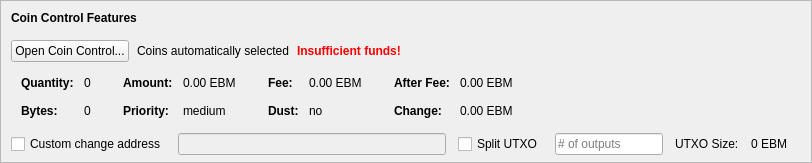
    <widget class="QFrame" name="frameCoinControl">
     <property name="sizePolicy">
      <sizepolicy hsizetype="Expanding" vsizetype="Expanding">
       <horstretch>0</horstretch>
       <verstretch>0</verstretch>
      </sizepolicy>
     </property>
     <property name="maximumSize">
      <size>
       <width>16777215</width>
       <height>16777215</height>
      </size>
     </property>
     <property name="frameShape">
      <enum>QFrame::StyledPanel</enum>
     </property>
     <property name="frameShadow">
      <enum>QFrame::Sunken</enum>
     </property>
     <layout class="QVBoxLayout" name="verticalLayoutCoinControl2">
      <property name="spacing">
       <number>0</number>
      </property>
      <property name="leftMargin">
       <number>0</number>
      </property>
      <property name="topMargin">
       <number>0</number>
      </property>
      <property name="rightMargin">
       <number>0</number>
      </property>
      <property name="bottomMargin">
       <number>6</number>
      </property>
      <item>
       <layout class="QVBoxLayout" name="verticalLayoutCoinControl" stretch="0,0,0,0,1">
        <property name="spacing">
         <number>0</number>
        </property>
        <property name="leftMargin">
         <number>10</number>
        </property>
        <property name="topMargin">
         <number>10</number>
        </property>
        <item>
         <layout class="QHBoxLayout" name="horizontalLayoutCoinControl1">
          <property name="bottomMargin">
           <number>15</number>
          </property>
          <item>
           <widget class="QLabel" name="labelCoinControlFeatures">
            <property name="sizePolicy">
             <sizepolicy hsizetype="Preferred" vsizetype="Maximum">
              <horstretch>0</horstretch>
              <verstretch>0</verstretch>
             </sizepolicy>
            </property>
            <property name="font">
             <font>
              <weight>75</weight>
              <bold>true</bold>
             </font>
            </property>
            <property name="styleSheet">
             <string notr="true">font-weight:bold;</string>
            </property>
            <property name="text">
             <string>Coin Control Features</string>
            </property>
           </widget>
          </item>
         </layout>
        </item>
        <item>
         <layout class="QHBoxLayout" name="horizontalLayoutCoinControl2" stretch="0,0,0,0">
          <property name="spacing">
           <number>8</number>
          </property>
          <property name="bottomMargin">
           <number>10</number>
          </property>
          <item>
           <widget class="QPushButton" name="pushButtonCoinControl">
            <property name="styleSheet">
             <string notr="true"/>
            </property>
            <property name="text">
             <string>Open Coin Control...</string>
            </property>
            <property name="autoDefault">
             <bool>false</bool>
            </property>
           </widget>
          </item>
          <item>
           <widget class="QLabel" name="labelCoinControlAutomaticallySelected">
            <property name="text">
             <string>Coins automatically selected</string>
            </property>
            <property name="margin">
             <number>5</number>
            </property>
           </widget>
          </item>
          <item>
           <widget class="QLabel" name="labelCoinControlInsuffFunds">
            <property name="font">
             <font>
              <weight>75</weight>
              <bold>true</bold>
             </font>
            </property>
            <property name="styleSheet">
             <string notr="true">color:red;font-weight:bold;</string>
            </property>
            <property name="text">
             <string>Insufficient funds!</string>
            </property>
            <property name="margin">
             <number>5</number>
            </property>
           </widget>
          </item>
          <item>
           <spacer name="horizontalSpacerCoinControl">
            <property name="orientation">
             <enum>Qt::Horizontal</enum>
            </property>
            <property name="sizeHint" stdset="0">
             <size>
              <width>40</width>
              <height>1</height>
             </size>
            </property>
           </spacer>
          </item>
         </layout>
        </item>
        <item>
         <widget class="QWidget" name="widgetCoinControl" native="true">
          <property name="sizePolicy">
           <sizepolicy hsizetype="Preferred" vsizetype="Preferred">
            <horstretch>0</horstretch>
            <verstretch>0</verstretch>
           </sizepolicy>
          </property>
          <property name="minimumSize">
           <size>
            <width>0</width>
            <height>0</height>
           </size>
          </property>
          <property name="styleSheet">
           <string notr="true"/>
          </property>
          <layout class="QHBoxLayout" name="horizontalLayoutCoinControl5">
           <property name="leftMargin">
            <number>0</number>
           </property>
           <property name="topMargin">
            <number>0</number>
           </property>
           <property name="rightMargin">
            <number>0</number>
           </property>
           <property name="bottomMargin">
            <number>0</number>
           </property>
           <item>
            <layout class="QHBoxLayout" name="horizontalLayoutCoinControl3" stretch="0,0,0,1">
             <property name="spacing">
              <number>20</number>
             </property>
             <property name="topMargin">
              <number>0</number>
             </property>
             <property name="bottomMargin">
              <number>10</number>
             </property>
             <item>
              <layout class="QFormLayout" name="formLayoutCoinControl1">
               <property name="horizontalSpacing">
                <number>10</number>
               </property>
               <property name="verticalSpacing">
                <number>14</number>
               </property>
               <property name="leftMargin">
                <number>10</number>
               </property>
               <property name="topMargin">
                <number>4</number>
               </property>
               <property name="rightMargin">
                <number>6</number>
               </property>
               <item row="0" column="0">
                <widget class="QLabel" name="labelCoinControlQuantityText">
                 <property name="font">
                  <font>
                   <weight>75</weight>
                   <bold>true</bold>
                  </font>
                 </property>
                 <property name="text">
                  <string>Quantity:</string>
                 </property>
                 <property name="margin">
                  <number>0</number>
                 </property>
                </widget>
               </item>
               <item row="0" column="1">
                <widget class="QLabel" name="labelCoinControlQuantity">
                 <property name="cursor">
                  <cursorShape>IBeamCursor</cursorShape>
                 </property>
                 <property name="contextMenuPolicy">
                  <enum>Qt::ActionsContextMenu</enum>
                 </property>
                 <property name="text">
                  <string notr="true">0</string>
                 </property>
                 <property name="margin">
                  <number>0</number>
                 </property>
                 <property name="textInteractionFlags">
                  <set>Qt::LinksAccessibleByMouse|Qt::TextSelectableByKeyboard|Qt::TextSelectableByMouse</set>
                 </property>
                </widget>
               </item>
               <item row="1" column="0">
                <widget class="QLabel" name="labelCoinControlBytesText">
                 <property name="font">
                  <font>
                   <weight>75</weight>
                   <bold>true</bold>
                  </font>
                 </property>
                 <property name="text">
                  <string>Bytes:</string>
                 </property>
                </widget>
               </item>
               <item row="1" column="1">
                <widget class="QLabel" name="labelCoinControlBytes">
                 <property name="cursor">
                  <cursorShape>IBeamCursor</cursorShape>
                 </property>
                 <property name="contextMenuPolicy">
                  <enum>Qt::ActionsContextMenu</enum>
                 </property>
                 <property name="text">
                  <string notr="true">0</string>
                 </property>
                 <property name="textInteractionFlags">
                  <set>Qt::LinksAccessibleByMouse|Qt::TextSelectableByKeyboard|Qt::TextSelectableByMouse</set>
                 </property>
                </widget>
               </item>
              </layout>
             </item>
             <item>
              <layout class="QFormLayout" name="formLayoutCoinControl2">
               <property name="horizontalSpacing">
                <number>10</number>
               </property>
               <property name="verticalSpacing">
                <number>14</number>
               </property>
               <property name="leftMargin">
                <number>6</number>
               </property>
               <property name="topMargin">
                <number>4</number>
               </property>
               <property name="rightMargin">
                <number>6</number>
               </property>
               <item row="0" column="0">
                <widget class="QLabel" name="labelCoinControlAmountText">
                 <property name="font">
                  <font>
                   <weight>75</weight>
                   <bold>true</bold>
                  </font>
                 </property>
                 <property name="text">
                  <string>Amount:</string>
                 </property>
                 <property name="margin">
                  <number>0</number>
                 </property>
                </widget>
               </item>
               <item row="0" column="1">
                <widget class="QLabel" name="labelCoinControlAmount">
                 <property name="cursor">
                  <cursorShape>IBeamCursor</cursorShape>
                 </property>
                 <property name="contextMenuPolicy">
                  <enum>Qt::ActionsContextMenu</enum>
                 </property>
                 <property name="text">
                  <string notr="true">0.00 EBM</string>
                 </property>
                 <property name="textInteractionFlags">
                  <set>Qt::LinksAccessibleByMouse|Qt::TextSelectableByKeyboard|Qt::TextSelectableByMouse</set>
                 </property>
                </widget>
               </item>
               <item row="1" column="0">
                <widget class="QLabel" name="labelCoinControlPriorityText">
                 <property name="font">
                  <font>
                   <weight>75</weight>
                   <bold>true</bold>
                  </font>
                 </property>
                 <property name="text">
                  <string>Priority:</string>
                 </property>
                </widget>
               </item>
               <item row="1" column="1">
                <widget class="QLabel" name="labelCoinControlPriority">
                 <property name="cursor">
                  <cursorShape>IBeamCursor</cursorShape>
                 </property>
                 <property name="contextMenuPolicy">
                  <enum>Qt::ActionsContextMenu</enum>
                 </property>
                 <property name="text">
                  <string>medium</string>
                 </property>
                 <property name="textInteractionFlags">
                  <set>Qt::LinksAccessibleByMouse|Qt::TextSelectableByKeyboard|Qt::TextSelectableByMouse</set>
                 </property>
                </widget>
               </item>
              </layout>
             </item>
             <item>
              <layout class="QFormLayout" name="formLayoutCoinControl3">
               <property name="horizontalSpacing">
                <number>10</number>
               </property>
               <property name="verticalSpacing">
                <number>14</number>
               </property>
               <property name="leftMargin">
                <number>6</number>
               </property>
               <property name="topMargin">
                <number>4</number>
               </property>
               <property name="rightMargin">
                <number>6</number>
               </property>
               <item row="0" column="0">
                <widget class="QLabel" name="labelCoinControlFeeText">
                 <property name="font">
                  <font>
                   <weight>75</weight>
                   <bold>true</bold>
                  </font>
                 </property>
                 <property name="text">
                  <string>Fee:</string>
                 </property>
                 <property name="margin">
                  <number>0</number>
                 </property>
                </widget>
               </item>
               <item row="0" column="1">
                <widget class="QLabel" name="labelCoinControlFee">
                 <property name="cursor">
                  <cursorShape>IBeamCursor</cursorShape>
                 </property>
                 <property name="contextMenuPolicy">
                  <enum>Qt::ActionsContextMenu</enum>
                 </property>
                 <property name="text">
                  <string notr="true">0.00 EBM</string>
                 </property>
                 <property name="textInteractionFlags">
                  <set>Qt::LinksAccessibleByMouse|Qt::TextSelectableByKeyboard|Qt::TextSelectableByMouse</set>
                 </property>
                </widget>
               </item>
               <item row="1" column="0">
                <widget class="QLabel" name="labelCoinControlLowOutputText">
                 <property name="font">
                  <font>
                   <weight>75</weight>
                   <bold>true</bold>
                  </font>
                 </property>
                 <property name="text">
                  <string>Dust:</string>
                 </property>
                </widget>
               </item>
               <item row="1" column="1">
                <widget class="QLabel" name="labelCoinControlLowOutput">
                 <property name="cursor">
                  <cursorShape>IBeamCursor</cursorShape>
                 </property>
                 <property name="contextMenuPolicy">
                  <enum>Qt::ActionsContextMenu</enum>
                 </property>
                 <property name="text">
                  <string>no</string>
                 </property>
                 <property name="textInteractionFlags">
                  <set>Qt::LinksAccessibleByMouse|Qt::TextSelectableByKeyboard|Qt::TextSelectableByMouse</set>
                 </property>
                </widget>
               </item>
              </layout>
             </item>
             <item>
              <layout class="QFormLayout" name="formLayoutCoinControl4">
               <property name="horizontalSpacing">
                <number>10</number>
               </property>
               <property name="verticalSpacing">
                <number>14</number>
               </property>
               <property name="leftMargin">
                <number>6</number>
               </property>
               <property name="topMargin">
                <number>4</number>
               </property>
               <property name="rightMargin">
                <number>6</number>
               </property>
               <item row="0" column="0">
                <widget class="QLabel" name="labelCoinControlAfterFeeText">
                 <property name="font">
                  <font>
                   <weight>75</weight>
                   <bold>true</bold>
                  </font>
                 </property>
                 <property name="text">
                  <string>After Fee:</string>
                 </property>
                 <property name="margin">
                  <number>0</number>
                 </property>
                </widget>
               </item>
               <item row="0" column="1">
                <widget class="QLabel" name="labelCoinControlAfterFee">
                 <property name="cursor">
                  <cursorShape>IBeamCursor</cursorShape>
                 </property>
                 <property name="contextMenuPolicy">
                  <enum>Qt::ActionsContextMenu</enum>
                 </property>
                 <property name="text">
                  <string notr="true">0.00 EBM</string>
                 </property>
                 <property name="textInteractionFlags">
                  <set>Qt::LinksAccessibleByMouse|Qt::TextSelectableByKeyboard|Qt::TextSelectableByMouse</set>
                 </property>
                </widget>
               </item>
               <item row="1" column="0">
                <widget class="QLabel" name="labelCoinControlChangeText">
                 <property name="font">
                  <font>
                   <weight>75</weight>
                   <bold>true</bold>
                  </font>
                 </property>
                 <property name="text">
                  <string>Change:</string>
                 </property>
                </widget>
               </item>
               <item row="1" column="1">
                <widget class="QLabel" name="labelCoinControlChange">
                 <property name="cursor">
                  <cursorShape>IBeamCursor</cursorShape>
                 </property>
                 <property name="contextMenuPolicy">
                  <enum>Qt::ActionsContextMenu</enum>
                 </property>
                 <property name="text">
                  <string notr="true">0.00 EBM</string>
                 </property>
                 <property name="textInteractionFlags">
                  <set>Qt::LinksAccessibleByMouse|Qt::TextSelectableByKeyboard|Qt::TextSelectableByMouse</set>
                 </property>
                </widget>
               </item>
              </layout>
             </item>
            </layout>
           </item>
          </layout>
         </widget>
        </item>
        <item>
         <layout class="QHBoxLayout" name="horizontalLayoutCoinControl4" stretch="0,0,0,0,0,0,0">
          <property name="spacing">
           <number>12</number>
          </property>
          <property name="sizeConstraint">
           <enum>QLayout::SetDefaultConstraint</enum>
          </property>
          <property name="topMargin">
           <number>5</number>
          </property>
          <property name="rightMargin">
           <number>5</number>
          </property>
          <item>
           <widget class="QCheckBox" name="checkBoxCoinControlChange">
            <property name="toolTip">
             <string>If this is activated, but the change address is empty or invalid, change will be sent to a newly generated address.</string>
            </property>
            <property name="text">
             <string>Custom change address</string>
            </property>
           </widget>
          </item>
          <item>
           <widget class="QValidatedLineEdit" name="lineEditCoinControlChange">
            <property name="enabled">
             <bool>false</bool>
            </property>
            <property name="sizePolicy">
             <sizepolicy hsizetype="Expanding" vsizetype="Fixed">
              <horstretch>0</horstretch>
              <verstretch>0</verstretch>
             </sizepolicy>
            </property>
           </widget>
          </item>
          <item>
           <widget class="QCheckBox" name="splitBlockCheckBox">
            <property name="text">
             <string>Split UTXO</string>
            </property>
           </widget>
          </item>
          <item>
           <widget class="QLineEdit" name="splitBlockLineEdit">
            <property name="sizePolicy">
             <sizepolicy hsizetype="Fixed" vsizetype="Fixed">
              <horstretch>50</horstretch>
              <verstretch>0</verstretch>
             </sizepolicy>
            </property>
            <property name="placeholderText">
             <string># of outputs</string>
            </property>
           </widget>
          </item>
          <item>
           <widget class="QLabel" name="labelBlockSizeText">
            <property name="text">
             <string>UTXO Size:</string>
            </property>
           </widget>
          </item>
          <item>
           <widget class="QLabel" name="labelBlockSize">
            <property name="text">
             <string>0 EBM</string>
            </property>
           </widget>
          </item>
          <item>
           <widget class="QLabel" name="labelCoinControlChangeLabel">
            <property name="sizePolicy">
             <sizepolicy hsizetype="Preferred" vsizetype="Expanding">
              <horstretch>0</horstretch>
              <verstretch>0</verstretch>
             </sizepolicy>
            </property>
            <property name="minimumSize">
             <size>
              <width>0</width>
              <height>0</height>
             </size>
            </property>
            <property name="text">
             <string/>
            </property>
            <property name="margin">
             <number>3</number>
            </property>
           </widget>
          </item>
         </layout>
        </item>
        <item>
         <spacer name="verticalSpacerCoinControl">
          <property name="orientation">
           <enum>Qt::Vertical</enum>
          </property>
          <property name="sizeHint" stdset="0">
           <size>
            <width>800</width>
            <height>1</height>
           </size>
          </property>
         </spacer>
        </item>
       </layout>
      </item>
     </layout>
    </widget>
